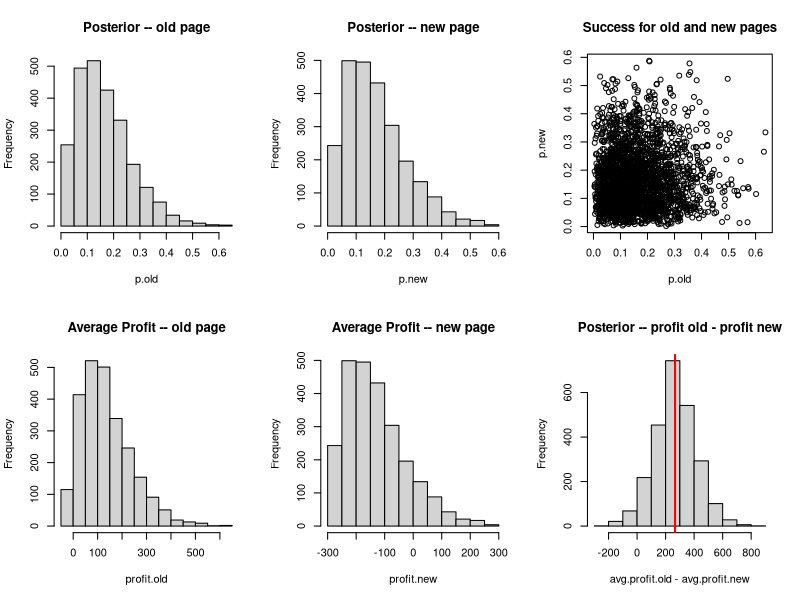
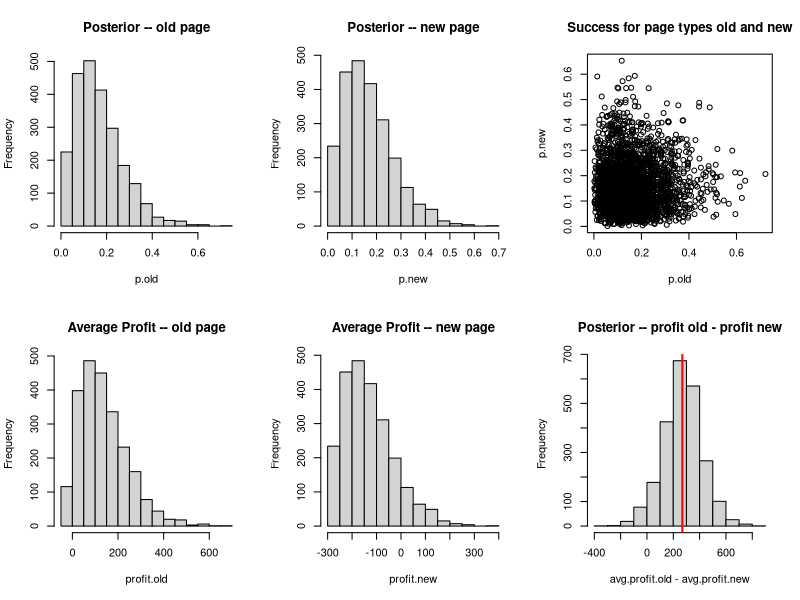

Generate these figures, in order, with R:
## ---- chunk 1
library(VGAM)
# Number of replicates from the prior
n.draws <- 290584

# Prior
# This generates a probability of
# success for pages old and new,
# for each of the replicates
prior <- data.frame(p.old = runif(n.draws, min = 0, max = 1), p.new = runif(n.draws, min = 0, max = 1))

# Generative model
# This tells us how many visitors to expect
# for page types old, new
generative.model <- function(p.old, p.new) {
  visitors.old <- rbetabinom(1, 10, p.old)
  visitors.new <- rbetabinom(1, 10, p.new)
  c(visitors.old = visitors.old, visitors.new = visitors.new)}

# Simulate data using the parameters
# from the prior and the gen. model
# This generates the actual number of
# visitors for each replicate
sim.data <- as.data.frame( t(sapply(1:n.draws, function(i) {
  generative.model(prior$p.old[i], prior$p.new[i])})))

# Only those prior probabilities for
# which the generative model match the
# observed data are retained
posterior <- prior[sim.data$visitors.old == 1 & sim.data$visitors.new == 1,]

# Visualize the posteriors
par(mfrow = c(2,3))
hist(c(posterior$p.old), main = "Posterior -- old page", xlab="p.old")
hist(c(posterior$p.new), main = "Posterior -- new page", xlab="p.new")
plot(posterior,main = "Success for old and new pages", xlab="p.old", ylab="p.new")

# Compute the estimated average profit per mailing
avg.profit.old <- -30 + posterior$p.old * 1000
avg.profit.new <- -300 + posterior$p.new * 1000
hist(avg.profit.old, main = "Average Profit -- old page", xlab="profit.old")
hist(avg.profit.new, main = "Average Profit -- new page", xlab="profit.new")

# Total expected profit
hist(avg.profit.old - avg.profit.new, main="Posterior -- profit old - profit new")
expected.avg.profit.diff <- mean(avg.profit.old - avg.profit.new)
abline(v = expected.avg.profit.diff , col = "red", lwd =2)
## ---- chunk 2
# Number of replicates from the prior
n.draws <- 290584

# Prior
# This generates a probability of
# success for pages old and new,
# for each of the replicates
prior <- data.frame(p.old = runif(n.draws, min = 0, max = 1), p.new = runif(n.draws, min = 0, max = 1))

# Generative model
# This tells us how many visitors to expect
# for page types old, new
generative.model <- function(p.old, p.new) {
  visitors.old <- rbinom(1, 10, p.old)
  visitors.new <- rbinom(1, 10, p.new)
  c(visitors.old = visitors.old, visitors.new = visitors.new)}

# Simulate data using the parameters
# from the prior and the gen. model
# This generates the actual number of
# visitors for each replicate
sim.data <- as.data.frame( t(sapply(1:n.draws, function(i) {
  generative.model(prior$p.old[i], prior$p.new[i])})))

# Only those prior probabilities for
# which the generative model match the
# observed data are retained
posterior <- prior[sim.data$visitors.old == 1 & sim.data$visitors.new == 1,]

# Visualize the posteriors
par(mfrow = c(2,3))
hist(c(posterior$p.old), main = "Posterior -- old page", xlab="p.old")
hist(c(posterior$p.new), main = "Posterior -- new page", xlab="p.new")
plot(posterior,main = "Success for page types old and new", xlab="p.old", ylab="p.new")

# Compute the estimated average profit per mailing
avg.profit.old <- -30 + posterior$p.old * 1000
avg.profit.new <- -300 + posterior$p.new * 1000
hist(avg.profit.old, main = "Average Profit -- old page", xlab="profit.old")
hist(avg.profit.new, main = "Average Profit -- new page", xlab="profit.new")

# Total expected profit
hist(avg.profit.old - avg.profit.new, main="Posterior -- profit old - profit new")
expected.avg.profit.diff <- mean(avg.profit.old - avg.profit.new)
abline(v = expected.avg.profit.diff , col = "red", lwd =2)
